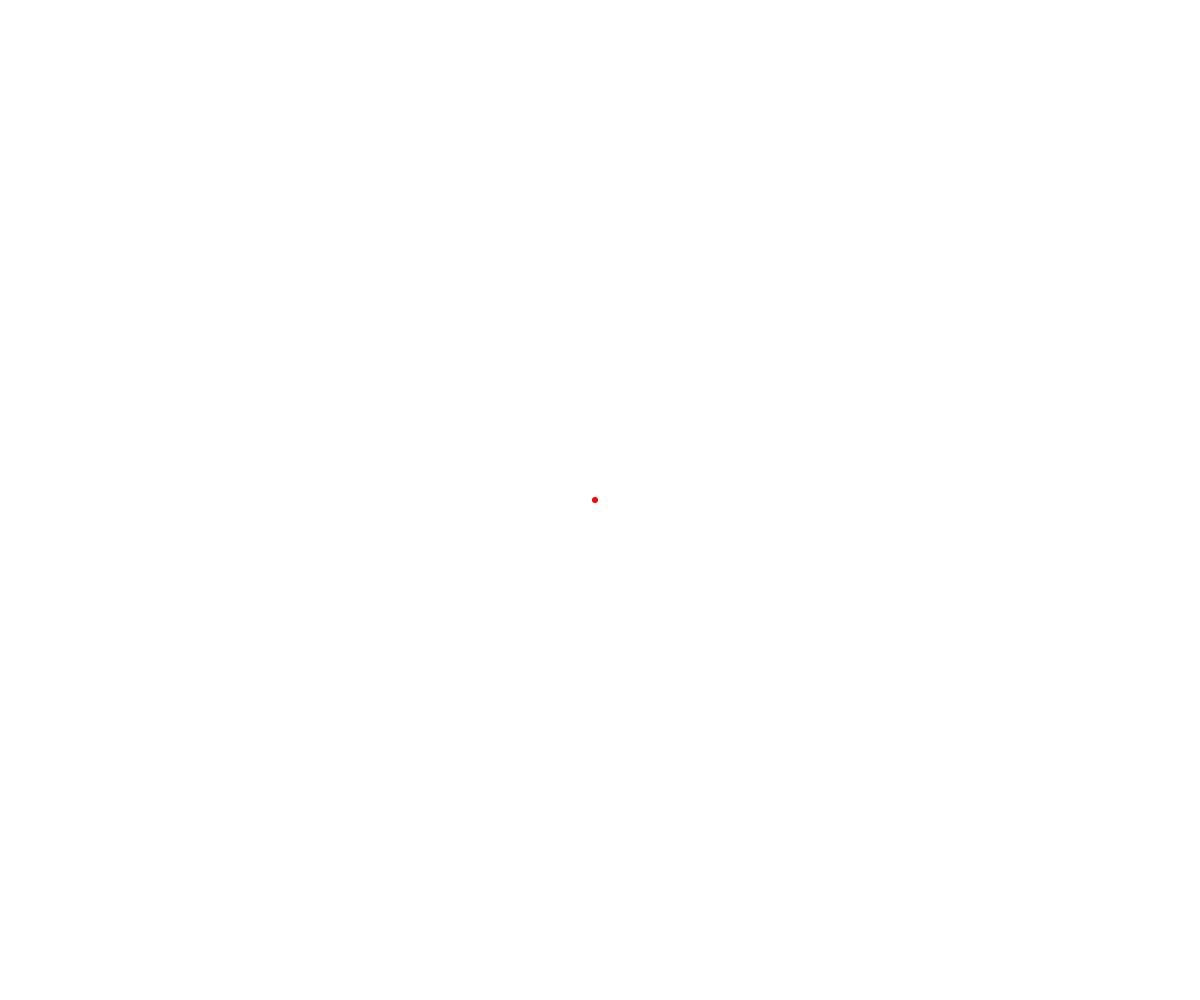
Frame 1 (no input)
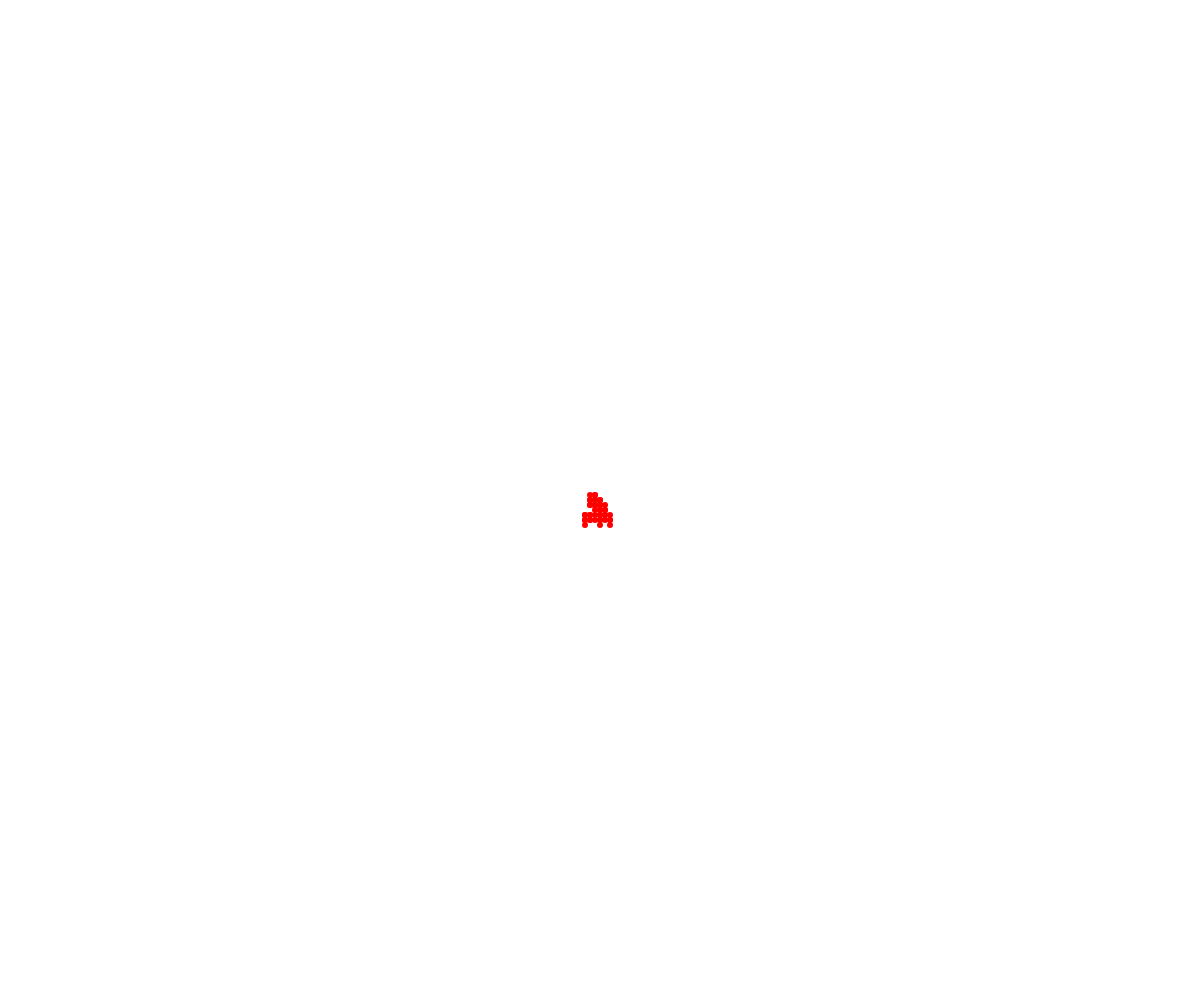
Frame 60 (no input)
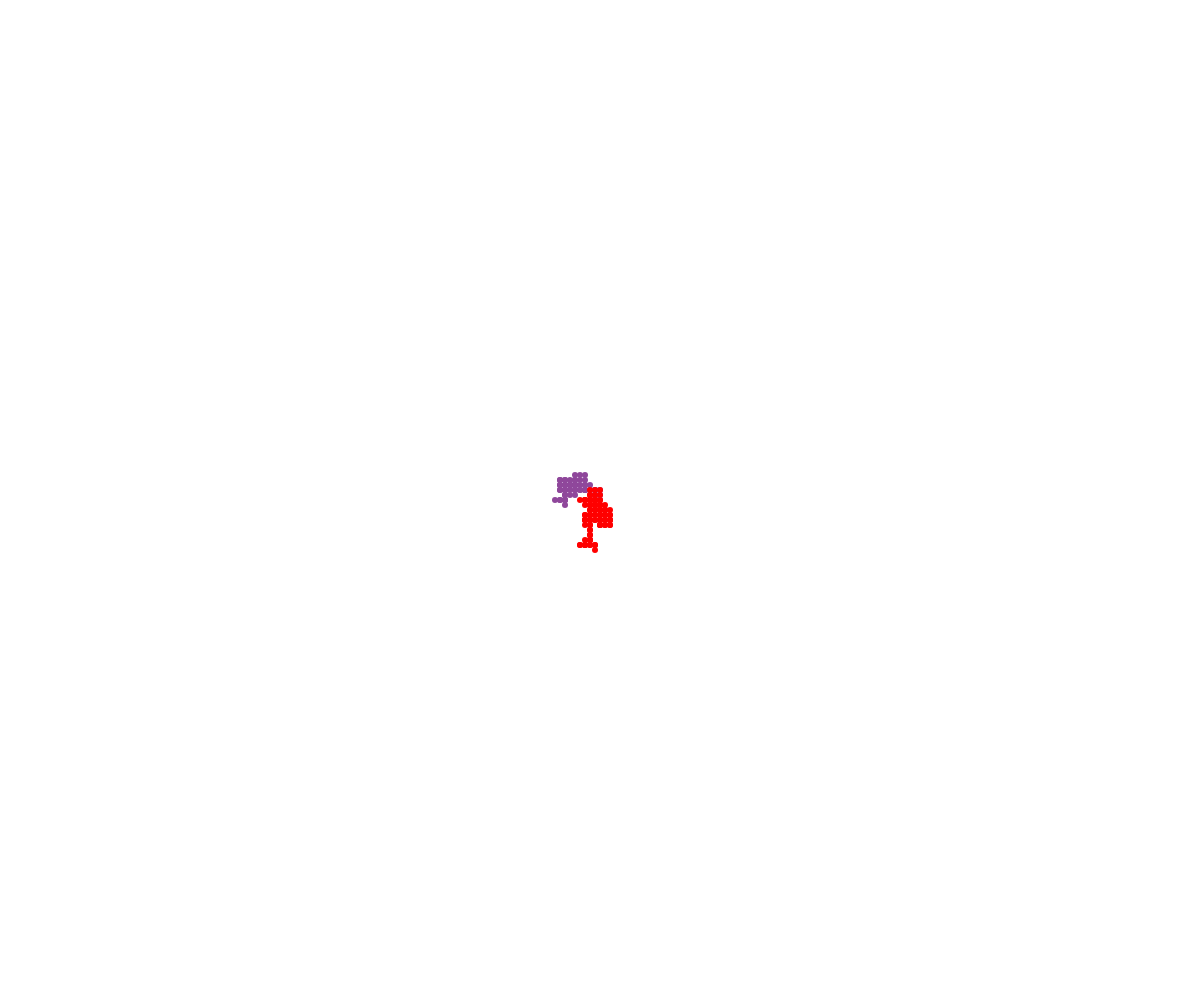
Frame 120 (the mouse pressed at the canvas centre since frame 60)

The p5.js sketch that drew these frames (run headless with seeded random() and noise() and a simulated clock; from frame 60 on, the mouse is pressed at the canvas centre):

// p5.js sketch
// ── sketch.js
// Walker OOP Demo
// Radia Jannat
// November 13, 2024

class Walker {
  constructor(x, y, theColour) {
    this.x = x;
    this.y = y;
    this.speed = 5;
    this.radius = 3;
    this.colour = theColour;
  }
  display() {
    noStroke();
    fill(this.colour);
    circle(this.x, this.y, this.radius*2);
  }
  move() {
    let choice = random(100);
    if (choice < 25) {
      // up
      this.y -= this.speed;
    }
    else if (choice < 50) {
      // down
      this.y += this.speed;
    }
    else if (choice < 75) {
      // left
      this.x -= this.speed;
    }
    else if (choice < 100) {
      // right
      this.x += this.speed;
    }
  }
}

let walkerArray = [];

function setup() {
  createCanvas(windowWidth, windowHeight);
  let winston = new Walker(width/2, height/2, "red");
  walkerArray.push(winston);
}

function draw() {
  for (let theWalker of walkerArray) {
    theWalker.move();
    theWalker.display();
  }
}

function mousePressed() {
  let randomColour = color(random(255), random(255), random(255));
  let someWalker = new Walker(mouseX, mouseY, randomColour);
  walkerArray.push(someWalker);
}
